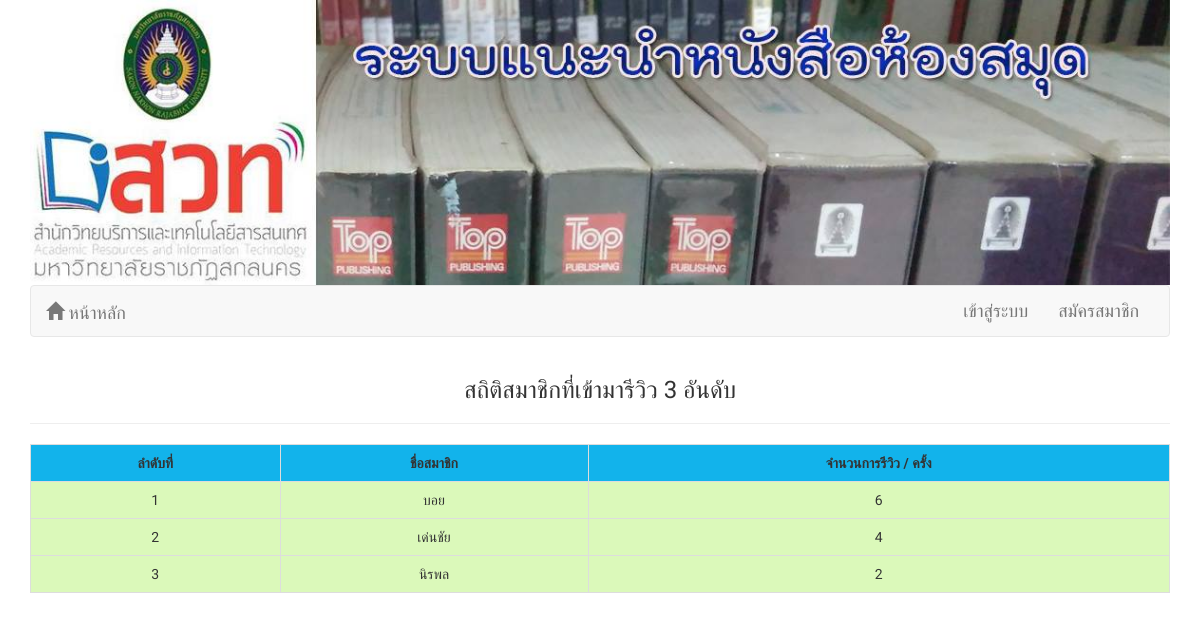
Page /member_comment.php on the committed database.
### tables this page shows
CREATE TABLE `comment` (
  `c_id` int(11) NOT NULL COMMENT 'ลำดับที่',
  `c_id_book` int(11) NOT NULL COMMENT 'รหัสหนังสือ',
  `c_book` varchar(50) NOT NULL COMMENT 'ชื่อหนังสือ',
  `c_detail` text NOT NULL COMMENT 'รายละเอียด',
  `c_name` varchar(50) NOT NULL COMMENT 'ชื่อคนที่เพิ่ม',
  `c_date` timestamp NOT NULL DEFAULT CURRENT_TIMESTAMP ON UPDATE CURRENT_TIMESTAMP COMMENT 'วันเวลา'
);

### member_comment.php (the view, shortened to what this page needs)
<!DOCTYPE html>
<html lang="en">
  <head>
    <link href="css/bootstrap.min.css" rel="stylesheet">
  </head>
  <body>
    <div class="container">
      <div class="row">
          <?php include('banner.php');?>
      </div>
      <div class="row">
        <div class="col-md-12">
          <?php include('navbar_admin.php');?>
        </div>
      </div>
    </div>
    <div class="container">
      <div class="row">
        <div class="col-md-12">
          <h3 class="text-center">สถิติสมาชิกที่เข้ามารีวิว 3 อันดับ</h3>
          <hr>
          <table class="table table-bordered">
            <tr>
              <th class="text-center">ลำดับที่</th>
              <th class="text-center">ชื่อสมาชิก</th>
              <th class="text-center">จำนวนการรีวิว / ครั้ง</th>
            </tr>
            <?php
            $sql = "SELECT `c_id`,`c_name`,COUNT(`c_name`) AS numview FROM `comment` GROUP BY (`c_name`) ORDER BY `numview` DESC";
            $query = mysqli_query($dbcon, $sql);
            $intnum = 1;
            while ($res = mysqli_fetch_array($query)) {
             ?>
            <tr>
               <td class="text-center"><?php echo $intnum; ?></td>
               <td class="text-center"><?php echo $res['c_name']; ?></td>
              <td class="text-center"><?php echo $res['numview']; ?></td>
            </tr>
            <?php
            $intnum++;
              }
            ?>
          </table>
        </div>
        <div class="col-md-12" id="barchart"></div>
      </div>
    </div>
  </body>
</html>

### member_comment.php (style rules this page uses)
.container { font-family: 'Prompt', sans-serif; }
th { background-color: #12B3EB; }
td { background-color: #DBF9BA; }

### rows in the picture
comment: c_name "บอย", numview "6"
comment: c_name "เด่นชัย", numview "4"
comment: c_name "นิรพล", numview "2"
